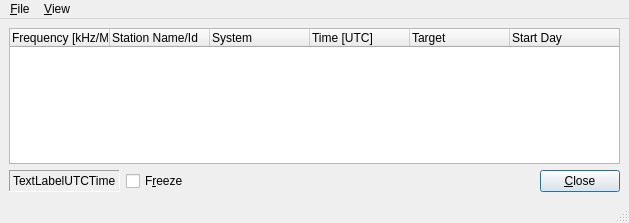
<?xml version="1.0" encoding="UTF-8"?>
<ui version="4.0">
 <class>LiveScheduleWindow</class>
 <widget class="QMainWindow" name="LiveScheduleWindow">
  <property name="geometry">
   <rect>
    <x>0</x>
    <y>0</y>
    <width>629</width>
    <height>223</height>
   </rect>
  </property>
  <property name="windowTitle">
   <string>Live Schedule</string>
  </property>
  <property name="windowIcon">
   <iconset resource="res/icons.qrc">
    <normaloff>:/icons/MainIcon.png</normaloff>:/icons/MainIcon.png</iconset>
  </property>
  <widget class="QWidget" name="centralwidget">
   <layout class="QGridLayout" name="gridLayout">
    <item row="0" column="0" colspan="4">
     <widget class="QTreeWidget" name="ListViewStations">
      <property name="sizePolicy">
       <sizepolicy hsizetype="Expanding" vsizetype="Expanding">
        <horstretch>0</horstretch>
        <verstretch>0</verstretch>
       </sizepolicy>
      </property>
      <column>
       <property name="text">
        <string>Frequency [kHz/MHz]</string>
       </property>
      </column>
      <column>
       <property name="text">
        <string>Station Name/Id</string>
       </property>
      </column>
      <column>
       <property name="text">
        <string>System</string>
       </property>
      </column>
      <column>
       <property name="text">
        <string>Time [UTC]</string>
       </property>
      </column>
      <column>
       <property name="text">
        <string>Target</string>
       </property>
      </column>
      <column>
       <property name="text">
        <string>Start Day</string>
       </property>
      </column>
     </widget>
    </item>
    <item row="1" column="0">
     <layout class="QVBoxLayout" name="_2">
      <property name="spacing">
       <number>6</number>
      </property>
      <property name="margin">
       <number>0</number>
      </property>
      <item>
       <layout class="QHBoxLayout" name="_3">
        <property name="spacing">
         <number>6</number>
        </property>
        <property name="margin">
         <number>0</number>
        </property>
        <item>
         <widget class="QLabel" name="TextLabelUTCTime">
          <property name="frameShape">
           <enum>QFrame::Panel</enum>
          </property>
          <property name="frameShadow">
           <enum>QFrame::Sunken</enum>
          </property>
          <property name="text">
           <string>TextLabelUTCTime</string>
          </property>
          <property name="wordWrap">
           <bool>false</bool>
          </property>
         </widget>
        </item>
        <item>
         <layout class="QHBoxLayout" name="_4">
          <property name="spacing">
           <number>6</number>
          </property>
          <property name="margin">
           <number>0</number>
          </property>
         </layout>
        </item>
       </layout>
      </item>
     </layout>
    </item>
    <item row="1" column="1">
     <widget class="QCheckBox" name="CheckBoxFreeze">
      <property name="sizePolicy">
       <sizepolicy hsizetype="Minimum" vsizetype="Fixed">
        <horstretch>0</horstretch>
        <verstretch>0</verstretch>
       </sizepolicy>
      </property>
      <property name="text">
       <string>F&amp;reeze</string>
      </property>
     </widget>
    </item>
    <item row="1" column="2">
     <spacer name="Spacer4">
      <property name="orientation">
       <enum>Qt::Horizontal</enum>
      </property>
      <property name="sizeType">
       <enum>QSizePolicy::Minimum</enum>
      </property>
      <property name="sizeHint" stdset="0">
       <size>
        <width>328</width>
        <height>20</height>
       </size>
      </property>
     </spacer>
    </item>
    <item row="1" column="3">
     <widget class="QPushButton" name="buttonOk">
      <property name="text">
       <string>&amp;Close</string>
      </property>
      <property name="autoDefault">
       <bool>true</bool>
      </property>
      <property name="default">
       <bool>true</bool>
      </property>
     </widget>
    </item>
   </layout>
  </widget>
  <widget class="QMenuBar" name="menubar">
   <property name="geometry">
    <rect>
     <x>0</x>
     <y>0</y>
     <width>629</width>
     <height>17</height>
    </rect>
   </property>
   <widget class="QMenu" name="menuFile">
    <property name="title">
     <string>&amp;File</string>
    </property>
    <addaction name="actionSave"/>
   </widget>
   <widget class="QMenu" name="menu_View">
    <property name="title">
     <string>&amp;View</string>
    </property>
    <widget class="QMenu" name="menuStations_preview">
     <property name="title">
      <string>Stations &amp;preview</string>
     </property>
     <addaction name="actionDisabled"/>
     <addaction name="action5minutes"/>
     <addaction name="action15minutes"/>
     <addaction name="action30minutes"/>
    </widget>
    <addaction name="actionShowOnlyActiveStations"/>
    <addaction name="actionShowAllStations"/>
    <addaction name="menuStations_preview"/>
   </widget>
   <addaction name="menuFile"/>
   <addaction name="menu_View"/>
  </widget>
  <widget class="QStatusBar" name="statusbar"/>
  <action name="actionShowOnlyActiveStations">
   <property name="checkable">
    <bool>true</bool>
   </property>
   <property name="text">
    <string>Show only active stations</string>
   </property>
  </action>
  <action name="actionShowAllStations">
   <property name="checkable">
    <bool>true</bool>
   </property>
   <property name="text">
    <string>Show all stations</string>
   </property>
  </action>
  <action name="action5minutes">
   <property name="checkable">
    <bool>true</bool>
   </property>
   <property name="text">
    <string>5 minutes</string>
   </property>
  </action>
  <action name="action15minutes">
   <property name="checkable">
    <bool>true</bool>
   </property>
   <property name="text">
    <string>15 minutes</string>
   </property>
  </action>
  <action name="action30minutes">
   <property name="checkable">
    <bool>true</bool>
   </property>
   <property name="text">
    <string>30 minutes</string>
   </property>
  </action>
  <action name="actionDisabled">
   <property name="checkable">
    <bool>true</bool>
   </property>
   <property name="text">
    <string>&amp;Disabled</string>
   </property>
  </action>
  <action name="actionSave">
   <property name="text">
    <string>Save...</string>
   </property>
  </action>
 </widget>
 <resources>
  <include location="res/icons.qrc"/>
 </resources>
 <connections/>
</ui>
